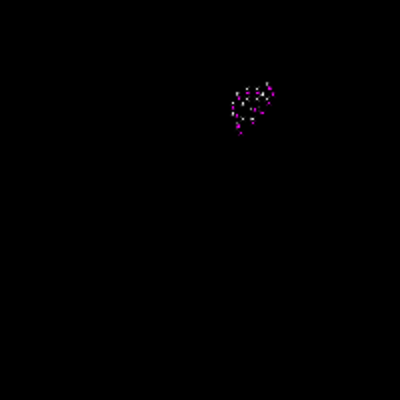
Frame 1 (no input)
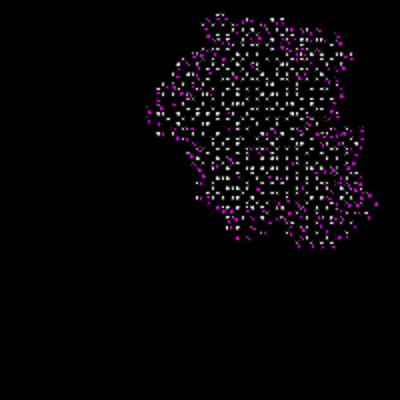
Frame 60 (the mouse pressed at the canvas centre just before this capture)
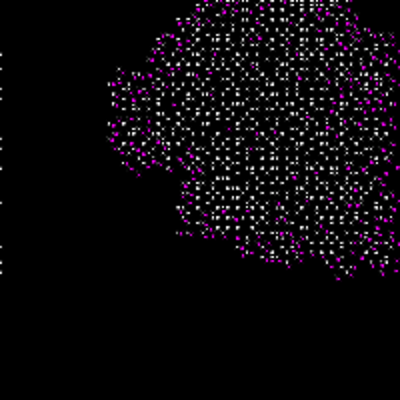
Frame 120 (the mouse held since frame 60 and released just before this capture)

The Processing sketch that drew these frames (run headless with seeded random() and noise(); from frame 60 on, the mouse is pressed at the canvas centre):

// Processing sketch: BlueNoise
// ── BlueNoise.pde
Options options;
PVector windowSize;
PVector imageSize;
PGraphics graphic;
PoissonDiscSampling pdSampling;

void settings()
{
  // setup window
  windowSize = new PVector(400, 400);
  imageSize = new PVector(200, 200);
  size((int)windowSize.x, (int)windowSize.y);
  pixelDensity(displayDensity());
}

void setup()
{
  // Poisson Disc Sampling
  // http://extremelearning.com.au/an-improved-version-of-bridsons-algorithm-n-for-poisson-disc-sampling/
  // https://www.youtube.com/watch?v=flQgnCUxHlw
  // prepare independent image to have a custom resolution
  graphic = createGraphics((int)imageSize.x, (int)imageSize.y);
  frameRate(30);
  options = new Options();
  pdSampling = new PoissonDiscSampling(
    options.minimumDistanceR, 
    options.constantK, 
    200, 
    200
  );
  
  println(
    "For interesting variables use the Options class, so people know where to tweak values, ex: "
    + options.exampleBool
  );
}

void mousePressed()
{
  redraw();
}

void draw()
{
  graphic.beginDraw();
  graphic.background(0);
  graphic.endDraw();
  
  pdSampling.iterate();
  pdSampling.populateImage(graphic);
  
  
  image(graphic, 0, 0, windowSize.x, windowSize.y);
}

// ── Options.pde
class Options
{
  // accessible Variables
  public boolean exampleBool = false;
  public float minimumDistanceR = 3.5f;
  public float constantK = 30;
  
  public Options()
  {
  }
}

// ── PoissonDiscSampling.pde
class PoissonDiscSampling
{
  private float distanceR;
  private float constantK;
  private PVector[] grid;
  private float cellSize;
  private float imageWidth;
  private float imageHeight;
  private int cols;
  private int rows;
  private ArrayList<PVector> activeList;
  
  public PoissonDiscSampling(float distance, float k, float imageWidth, float imageHeight)
  {
    this.distanceR = distance;
    this.constantK = k;
    this.cellSize = distance / sqrt(2);
    this.imageWidth = imageWidth;
    this.imageHeight = imageHeight;
    
    // Step 0
    this.cols = floor(imageWidth / cellSize);
    this.rows = floor(imageHeight / cellSize);
    grid = new PVector[rows*cols];
    
    for (int i = 0; i < rows * cols; i++)
    {
      grid[i] = new PVector(0, 0);
    }
    
    // step 1
    activeList = new ArrayList<PVector>();
    startSampling();
  }
  
  private void startSampling()
  {
    // select random point and init active list
    // int randomPoint = (int) random(0, grid.length - 1);
    int x = (int) random(imageWidth);
    int y = (int) random(imageHeight);
    int i = floor(x / cellSize);
    int j = floor(y / cellSize);
    PVector pos = new PVector(x, y);
    grid[i + j * cols] = pos;
    activeList.add(pos);
  }
  
  public void iterate()
  {
    // step 2
    // edge cases still buggy I think
    for (int total = 0; total < 5; total++)
    {
      if (activeList.size() > 0)
      {
        int randomIndex = (int) random(0, activeList.size());
        PVector activePosition = activeList.get(randomIndex);
        boolean found = false;
        
        for (int i = 0; i < constantK; i++)
        {
          PVector samplePos = PVector.random2D();
          float distance = random(distanceR, distanceR * 2);
          samplePos.setMag(distance);
          samplePos.add(activePosition);
          
          int columnPos = (int) (samplePos.x / cellSize);
          int rowPos = (int) (samplePos.y / cellSize);
          
          if (
            rowPos > rows
            || columnPos > cols
            || columnPos < 0
            || rowPos < 0
            || columnPos + rowPos * cols > grid.length -1
            || grid[columnPos + rowPos * cols].mag() > 0)
          {
            continue;
          }
          
          boolean isOk = true;
          for (int y = -1; y <= 1; y++)
          {
            for (int x = -1; x <= 1; x++)
            {
              int gridIndex = columnPos + x + (rowPos + y) * cols;
              if (gridIndex > 0 && gridIndex < cols * rows - 1)
              {
                PVector neighbor = grid[gridIndex];
                if (neighbor.mag() > 0)
                {
                  float checkDistance = PVector.dist(samplePos, neighbor);
                  if (checkDistance < distanceR)
                  {
                    isOk = false;
                  }
                }
              }
            }
          }
          
          if (isOk)
          {
            found = true;
            grid[columnPos + rowPos * cols] = samplePos;
            activeList.add(samplePos);
          }
        }
        
        activeList.remove(randomIndex);
      }
    }
  }
  
  public void populateImage(PGraphics image)
  {
    //image.loadPixels();
    image.beginDraw();
    image.stroke(0);
    image.fill(255, 255, 255);
    for (int i = 0; i < rows * cols; i++)
    {
      PVector gridInfo = grid[i];
      if (gridInfo.mag() > 0)
      {
        image.arc( i % cols * cellSize, i / rows * cellSize, cellSize, cellSize, 0, TWO_PI);
        //println("drawing circle at x " + i % cols * cellSize + " and y " + i / rows * cellSize);
        //image.pixels[ (int) (i * cellSize * cellSize)] = color(255,255,255);
      }
      else
      {
        //image.pixels[ (int) (i * cellSize * cellSize)] = color(0,255,0);
      }
    }
    
    image.fill(255, 0, 255);
    for (int i = 0; i < activeList.size(); i++)
    {
      PVector activePos = activeList.get(i);
      image.arc( activePos.x, activePos.y, cellSize, cellSize, 0, TWO_PI);
    }
    //image.updatePixels();
    image.endDraw();
  }
}
